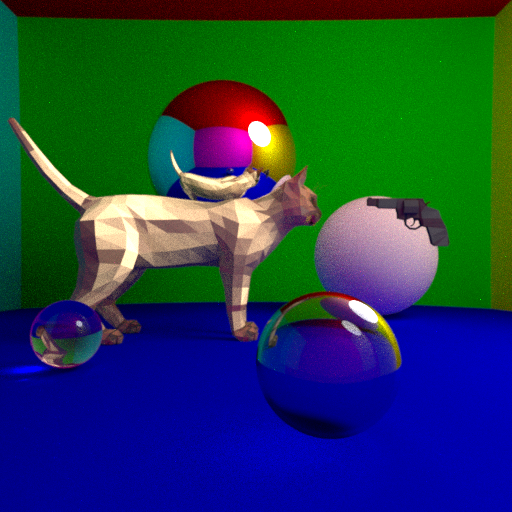
#> input picture images/graphics.png, 512 x 512 px
$ jupyter execute Tests.ipynb
#> lines starting #> are read from the running program, lines starting #| are printed output that depends on the picture
[cell 1]
from matplotlib.image import imread
import numpy as np
import matplotlib.pyplot as plt

img = imread("images/graphics.png")
#> img is the input picture: shape (512, 512, 3) float32; mean R, G, B 0.128, 0.248, 0.313
plt.figure()
plt.imshow(img)

[cell 2]
rgb_weights = [1, 1, 1]
grayscale_image = np.dot(img[...,:3], rgb_weights)
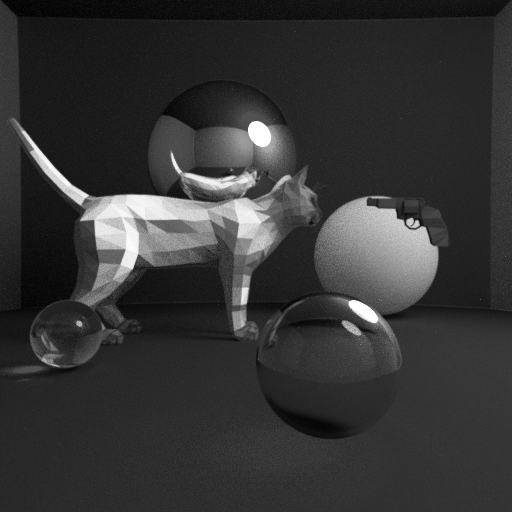
#> grayscale_image: shape (512, 512) float64; min 0.0706, max 3, mean 0.689; drawn with min black and max white
plt.figure()
plt.imshow(grayscale_image, cmap="gray")
grayscale_image.shape
#> Out = (512, 512)

[cell 3]
grayscale_image_transformed = np.fft.fft2(grayscale_image)
print(grayscale_image_transformed)
#> (printed output is left out)
final = np.fft.ifft2(grayscale_image_transformed).real
plt.figure()
plt.imshow(final, cmap="gray")
